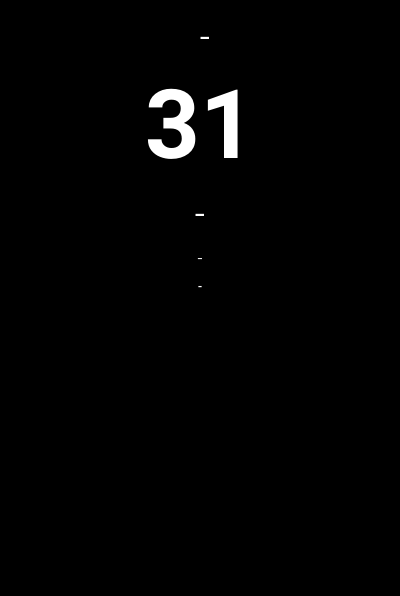
<?xml version="1.0" encoding="UTF-8"?>
<ui version="4.0">
 <class>CalendarDay</class>
 <widget class="QWidget" name="CalendarDay">
  <property name="geometry">
   <rect>
    <x>0</x>
    <y>0</y>
    <width>400</width>
    <height>596</height>
   </rect>
  </property>
  <property name="palette">
   <palette>
    <active>
     <colorrole role="WindowText">
      <brush brushstyle="SolidPattern">
       <color alpha="255">
        <red>255</red>
        <green>255</green>
        <blue>255</blue>
       </color>
      </brush>
     </colorrole>
     <colorrole role="Button">
      <brush brushstyle="SolidPattern">
       <color alpha="255">
        <red>0</red>
        <green>0</green>
        <blue>0</blue>
       </color>
      </brush>
     </colorrole>
     <colorrole role="Light">
      <brush brushstyle="SolidPattern">
       <color alpha="255">
        <red>0</red>
        <green>0</green>
        <blue>0</blue>
       </color>
      </brush>
     </colorrole>
     <colorrole role="Midlight">
      <brush brushstyle="SolidPattern">
       <color alpha="255">
        <red>0</red>
        <green>0</green>
        <blue>0</blue>
       </color>
      </brush>
     </colorrole>
     <colorrole role="Dark">
      <brush brushstyle="SolidPattern">
       <color alpha="255">
        <red>0</red>
        <green>0</green>
        <blue>0</blue>
       </color>
      </brush>
     </colorrole>
     <colorrole role="Mid">
      <brush brushstyle="SolidPattern">
       <color alpha="255">
        <red>0</red>
        <green>0</green>
        <blue>0</blue>
       </color>
      </brush>
     </colorrole>
     <colorrole role="Text">
      <brush brushstyle="SolidPattern">
       <color alpha="255">
        <red>255</red>
        <green>255</green>
        <blue>255</blue>
       </color>
      </brush>
     </colorrole>
     <colorrole role="ButtonText">
      <brush brushstyle="SolidPattern">
       <color alpha="255">
        <red>255</red>
        <green>255</green>
        <blue>255</blue>
       </color>
      </brush>
     </colorrole>
     <colorrole role="Base">
      <brush brushstyle="SolidPattern">
       <color alpha="255">
        <red>0</red>
        <green>0</green>
        <blue>0</blue>
       </color>
      </brush>
     </colorrole>
     <colorrole role="Window">
      <brush brushstyle="SolidPattern">
       <color alpha="255">
        <red>0</red>
        <green>0</green>
        <blue>0</blue>
       </color>
      </brush>
     </colorrole>
     <colorrole role="Highlight">
      <brush brushstyle="SolidPattern">
       <color alpha="255">
        <red>0</red>
        <green>0</green>
        <blue>0</blue>
       </color>
      </brush>
     </colorrole>
     <colorrole role="Link">
      <brush brushstyle="SolidPattern">
       <color alpha="255">
        <red>0</red>
        <green>0</green>
        <blue>0</blue>
       </color>
      </brush>
     </colorrole>
     <colorrole role="LinkVisited">
      <brush brushstyle="SolidPattern">
       <color alpha="255">
        <red>0</red>
        <green>0</green>
        <blue>0</blue>
       </color>
      </brush>
     </colorrole>
     <colorrole role="AlternateBase">
      <brush brushstyle="SolidPattern">
       <color alpha="255">
        <red>0</red>
        <green>0</green>
        <blue>0</blue>
       </color>
      </brush>
     </colorrole>
     <colorrole role="ToolTipBase">
      <brush brushstyle="SolidPattern">
       <color alpha="255">
        <red>0</red>
        <green>0</green>
        <blue>0</blue>
       </color>
      </brush>
     </colorrole>
    </active>
    <inactive>
     <colorrole role="WindowText">
      <brush brushstyle="SolidPattern">
       <color alpha="255">
        <red>255</red>
        <green>255</green>
        <blue>255</blue>
       </color>
      </brush>
     </colorrole>
     <colorrole role="Button">
      <brush brushstyle="SolidPattern">
       <color alpha="255">
        <red>0</red>
        <green>0</green>
        <blue>0</blue>
       </color>
      </brush>
     </colorrole>
     <colorrole role="Light">
      <brush brushstyle="SolidPattern">
       <color alpha="255">
        <red>0</red>
        <green>0</green>
        <blue>0</blue>
       </color>
      </brush>
     </colorrole>
     <colorrole role="Midlight">
      <brush brushstyle="SolidPattern">
       <color alpha="255">
        <red>0</red>
        <green>0</green>
        <blue>0</blue>
       </color>
      </brush>
     </colorrole>
     <colorrole role="Dark">
      <brush brushstyle="SolidPattern">
       <color alpha="255">
        <red>0</red>
        <green>0</green>
        <blue>0</blue>
       </color>
      </brush>
     </colorrole>
     <colorrole role="Mid">
      <brush brushstyle="SolidPattern">
       <color alpha="255">
        <red>0</red>
        <green>0</green>
        <blue>0</blue>
       </color>
      </brush>
     </colorrole>
     <colorrole role="Text">
      <brush brushstyle="SolidPattern">
       <color alpha="255">
        <red>255</red>
        <green>255</green>
        <blue>255</blue>
       </color>
      </brush>
     </colorrole>
     <colorrole role="ButtonText">
      <brush brushstyle="SolidPattern">
       <color alpha="255">
        <red>255</red>
        <green>255</green>
        <blue>255</blue>
       </color>
      </brush>
     </colorrole>
     <colorrole role="Base">
      <brush brushstyle="SolidPattern">
       <color alpha="255">
        <red>0</red>
        <green>0</green>
        <blue>0</blue>
       </color>
      </brush>
     </colorrole>
     <colorrole role="Window">
      <brush brushstyle="SolidPattern">
       <color alpha="255">
        <red>0</red>
        <green>0</green>
        <blue>0</blue>
       </color>
      </brush>
     </colorrole>
     <colorrole role="Highlight">
      <brush brushstyle="SolidPattern">
       <color alpha="255">
        <red>0</red>
        <green>0</green>
        <blue>0</blue>
       </color>
      </brush>
     </colorrole>
     <colorrole role="Link">
      <brush brushstyle="SolidPattern">
       <color alpha="255">
        <red>0</red>
        <green>0</green>
        <blue>0</blue>
       </color>
      </brush>
     </colorrole>
     <colorrole role="LinkVisited">
      <brush brushstyle="SolidPattern">
       <color alpha="255">
        <red>0</red>
        <green>0</green>
        <blue>0</blue>
       </color>
      </brush>
     </colorrole>
     <colorrole role="AlternateBase">
      <brush brushstyle="SolidPattern">
       <color alpha="255">
        <red>0</red>
        <green>0</green>
        <blue>0</blue>
       </color>
      </brush>
     </colorrole>
     <colorrole role="ToolTipBase">
      <brush brushstyle="SolidPattern">
       <color alpha="255">
        <red>0</red>
        <green>0</green>
        <blue>0</blue>
       </color>
      </brush>
     </colorrole>
    </inactive>
    <disabled>
     <colorrole role="WindowText">
      <brush brushstyle="SolidPattern">
       <color alpha="255">
        <red>0</red>
        <green>0</green>
        <blue>0</blue>
       </color>
      </brush>
     </colorrole>
     <colorrole role="Button">
      <brush brushstyle="SolidPattern">
       <color alpha="255">
        <red>0</red>
        <green>0</green>
        <blue>0</blue>
       </color>
      </brush>
     </colorrole>
     <colorrole role="Light">
      <brush brushstyle="SolidPattern">
       <color alpha="255">
        <red>0</red>
        <green>0</green>
        <blue>0</blue>
       </color>
      </brush>
     </colorrole>
     <colorrole role="Midlight">
      <brush brushstyle="SolidPattern">
       <color alpha="255">
        <red>0</red>
        <green>0</green>
        <blue>0</blue>
       </color>
      </brush>
     </colorrole>
     <colorrole role="Dark">
      <brush brushstyle="SolidPattern">
       <color alpha="255">
        <red>0</red>
        <green>0</green>
        <blue>0</blue>
       </color>
      </brush>
     </colorrole>
     <colorrole role="Mid">
      <brush brushstyle="SolidPattern">
       <color alpha="255">
        <red>0</red>
        <green>0</green>
        <blue>0</blue>
       </color>
      </brush>
     </colorrole>
     <colorrole role="Text">
      <brush brushstyle="SolidPattern">
       <color alpha="255">
        <red>0</red>
        <green>0</green>
        <blue>0</blue>
       </color>
      </brush>
     </colorrole>
     <colorrole role="ButtonText">
      <brush brushstyle="SolidPattern">
       <color alpha="255">
        <red>0</red>
        <green>0</green>
        <blue>0</blue>
       </color>
      </brush>
     </colorrole>
     <colorrole role="Base">
      <brush brushstyle="SolidPattern">
       <color alpha="255">
        <red>0</red>
        <green>0</green>
        <blue>0</blue>
       </color>
      </brush>
     </colorrole>
     <colorrole role="Window">
      <brush brushstyle="SolidPattern">
       <color alpha="255">
        <red>0</red>
        <green>0</green>
        <blue>0</blue>
       </color>
      </brush>
     </colorrole>
     <colorrole role="Highlight">
      <brush brushstyle="SolidPattern">
       <color alpha="255">
        <red>0</red>
        <green>0</green>
        <blue>128</blue>
       </color>
      </brush>
     </colorrole>
     <colorrole role="Link">
      <brush brushstyle="SolidPattern">
       <color alpha="255">
        <red>0</red>
        <green>0</green>
        <blue>0</blue>
       </color>
      </brush>
     </colorrole>
     <colorrole role="LinkVisited">
      <brush brushstyle="SolidPattern">
       <color alpha="255">
        <red>0</red>
        <green>0</green>
        <blue>0</blue>
       </color>
      </brush>
     </colorrole>
     <colorrole role="AlternateBase">
      <brush brushstyle="SolidPattern">
       <color alpha="255">
        <red>0</red>
        <green>0</green>
        <blue>0</blue>
       </color>
      </brush>
     </colorrole>
     <colorrole role="ToolTipBase">
      <brush brushstyle="SolidPattern">
       <color alpha="255">
        <red>0</red>
        <green>0</green>
        <blue>0</blue>
       </color>
      </brush>
     </colorrole>
    </disabled>
   </palette>
  </property>
  <property name="windowTitle">
   <string>Form</string>
  </property>
  <layout class="QVBoxLayout" name="verticalLayout">
   <item>
    <widget class="QLabel" name="dzien">
     <property name="font">
      <font>
       <family>Roboto Condensed Light</family>
       <pointsize>32</pointsize>
       <weight>50</weight>
       <bold>false</bold>
      </font>
     </property>
     <property name="text">
      <string> -</string>
     </property>
     <property name="alignment">
      <set>Qt::AlignCenter</set>
     </property>
    </widget>
   </item>
   <item>
    <widget class="QLabel" name="day">
     <property name="font">
      <font>
       <family>Roboto</family>
       <pointsize>72</pointsize>
       <weight>75</weight>
       <bold>true</bold>
      </font>
     </property>
     <property name="text">
      <string>31</string>
     </property>
     <property name="alignment">
      <set>Qt::AlignCenter</set>
     </property>
    </widget>
   </item>
   <item>
    <widget class="QLabel" name="swieto">
     <property name="font">
      <font>
       <family>Roboto Condensed Light</family>
       <pointsize>32</pointsize>
       <weight>50</weight>
       <bold>false</bold>
      </font>
     </property>
     <property name="text">
      <string>-</string>
     </property>
     <property name="alignment">
      <set>Qt::AlignCenter</set>
     </property>
    </widget>
   </item>
   <item>
    <widget class="QLabel" name="imieniny">
     <property name="font">
      <font>
       <family>Roboto Condensed Light</family>
       <pointsize>16</pointsize>
       <weight>50</weight>
       <bold>false</bold>
      </font>
     </property>
     <property name="text">
      <string>-</string>
     </property>
     <property name="scaledContents">
      <bool>true</bool>
     </property>
     <property name="alignment">
      <set>Qt::AlignCenter</set>
     </property>
     <property name="wordWrap">
      <bool>true</bool>
     </property>
    </widget>
   </item>
   <item>
    <widget class="QLabel" name="inneSwieta">
     <property name="font">
      <font>
       <family>Roboto Condensed</family>
       <pointsize>12</pointsize>
       <weight>50</weight>
       <bold>false</bold>
      </font>
     </property>
     <property name="text">
      <string>-</string>
     </property>
     <property name="alignment">
      <set>Qt::AlignCenter</set>
     </property>
     <property name="wordWrap">
      <bool>true</bool>
     </property>
    </widget>
   </item>
   <item>
    <spacer name="verticalSpacer">
     <property name="orientation">
      <enum>Qt::Vertical</enum>
     </property>
     <property name="sizeHint" stdset="0">
      <size>
       <width>20</width>
       <height>40</height>
      </size>
     </property>
    </spacer>
   </item>
  </layout>
 </widget>
 <resources/>
 <connections/>
</ui>
